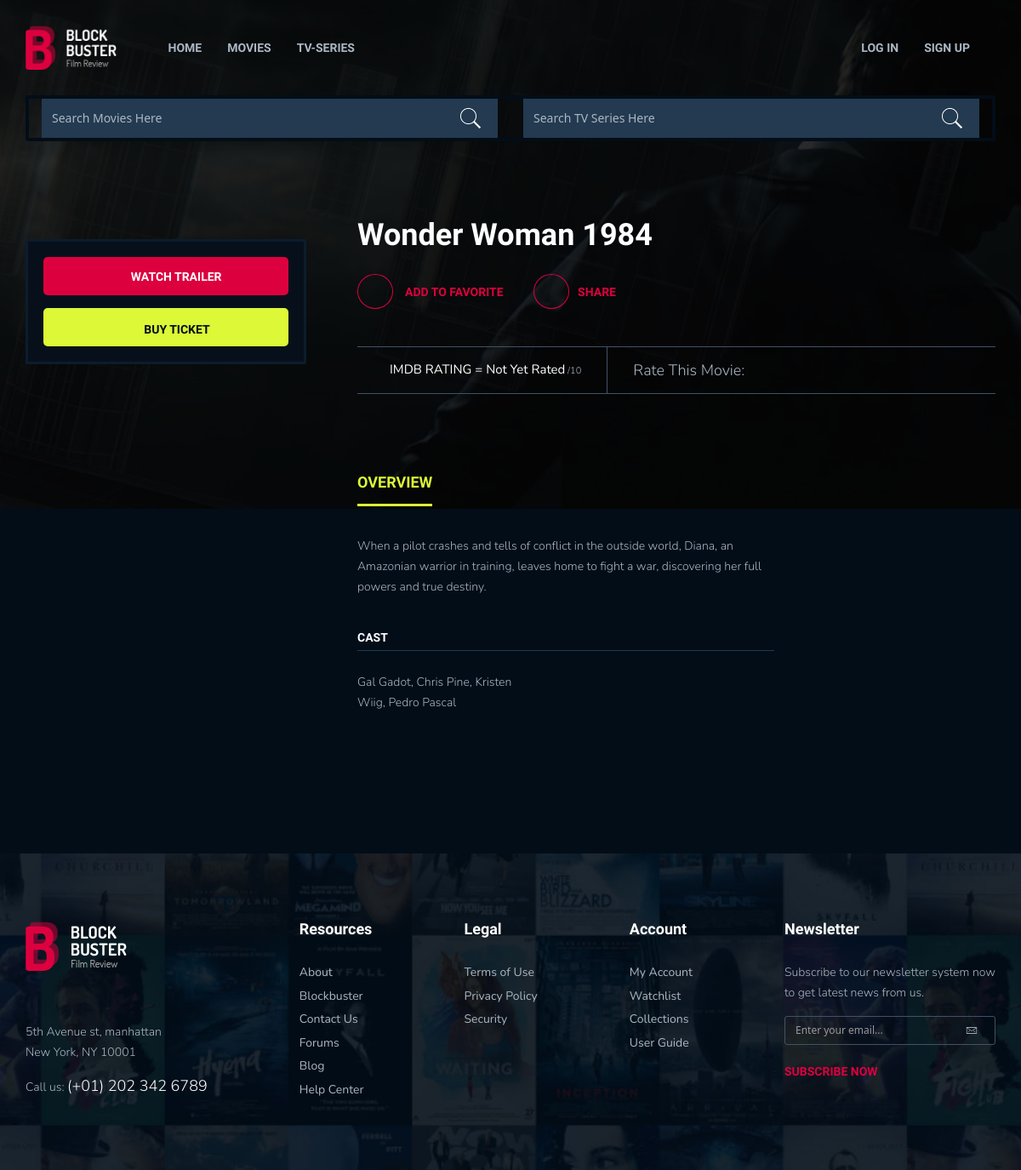
The page /movie/Wonderwoman1984 on the database its author committed.
### home/models.py (models this page shows, shortened)
class Movie(models.Model):
    Title = models.CharField(max_length=400)
    slug = models.CharField(max_length=500, unique=True)
    About = models.CharField(max_length=1000, default='Its Good')
    Video = models.TextField(max_length=500, default='Not Available')
    Image = models.ImageField(upload_to='media')
    Cast = models.TextField(max_length=1000, default='...')
    Rank = models.IntegerField(default='1')
    MoviesGenre = MultiSelectField(choices=GENRE)
    Field = models.CharField(max_length=200, choices=FIELDS, blank=False)
    Imdb_rating = models.CharField(max_length=200, blank=True, default='Not Yet Rated')
    Price = models.IntegerField()
    def add_to_cart(self):
        return reverse("home:add-to-cart", kwargs={
            'slug': self.slug
        })

### home/views.py (the view)
# urls.py: path('movie/<slug>', MovieDetailView.as_view(), name='movie'),
class MovieDetailView(DetailView):
    model = Movie
    template_name = 'moviesingle.html'

### templates/moviesingle.html (shortened to what this page needs)
{% extends 'base.html' %}
{% load static %}
{% block content %}
<div class="hero mv-single-hero">
	<div class="container">
		<div class="row">
			<div class="col-md-12">
			</div>
		</div>
	</div>
</div>
<div class="page-single movie-single movie_single">
	<div class="container">
		<div class="row ipad-width2">
			<div class="col-md-4 col-sm-12 col-xs-12">
				<div class="movie-img sticky-sb">
					<div class="movie-btn">
						<div class="btn-transform transform-vertical red">
							<div><a href="#" class="item item-1 redbtn"> <i class="ion-play"></i> Watch Trailer</a></div>
							<div><a href="{{ object.Video }}" class="item item-2 redbtn fancybox-media hvr-grow"><i class="ion-play">Watch Trailer</i></a></div>
						</div>
						<div class="btn-transform transform-vertical ">
							<div><a href="#" class="item item-1 yellowbtn"> <i class="ion-card"></i> Buy ticket</a></div>
							<div><a href="{{ object.add_to_cart }}" class="item item-2 yellowbtn"><i class="ion-card">Buy Ticket</i></a></div>
						</div>
					</div>
				</div>
			</div>
			<div class="col-md-8 col-sm-12 col-xs-12">
				<div class="movie-single-ct main-content">
					<h1 class="bd-hd">{{ object.Title }}</h1>
					<div class="social-btn">
						<a href="#" class="parent-btn"><i class="ion-heart"></i> Add to Favorite</a>
						<div class="hover-bnt">
							<a href="#" class="parent-btn"><i class="ion-android-share-alt"></i>share</a>
						</div>
					</div>
					<div class="movie-rate">
						<div class="rate">
							<i class="ion-android-star"></i>
							<p><span>IMDB RATING = {{ object.Imdb_rating }}</span> /10<br>
							</p>
						</div>
						<div class="rate-star">
							<p>Rate This Movie:  </p>
							<i class="ion-ios-star"></i>
							<i class="ion-ios-star"></i>
							<i class="ion-ios-star"></i>
							<i class="ion-ios-star"></i>
							<i class="ion-ios-star"></i>
							<i class="ion-ios-star"></i>
							<i class="ion-ios-star"></i>
							<i class="ion-ios-star"></i>
							<i class="ion-ios-star-outline"></i>
						</div>
					</div>
					<div class="movie-tabs">
						<div class="tabs">
							<ul class="tab-links tabs-mv">
								<li class="active"><a href="#overview">Overview</a></li>
							</ul>
						    <div class="tab-content">
						        <div id="overview" class="tab active">
						            <div class="row">
						            	<div class="col-md-8 col-sm-12 col-xs-12">
						            		<p>{{ object.About }}</p>
											<div class="title-hd-sm">
												<h4>cast</h4>
											</div>
											<div class="mvcast-item">
												<div class="cast-it">
													<p>{{ object.Cast }}</p>
												</div>
											</div>
										</div>
									</div>
								</div>
							</div>
						</div>
					</div>
				</div>
			</div>
		</div>
	</div>
</div>
{% endblock %}

### rows shown on the page
Movie: Title "Wonder Woman 1984", Imdb_rating "Not Yet Rated", About "When a pilot crashes and tells of conflict in the outside world, Diana, an Amazonian warrior in training, leaves home to fight a war, discovering her full powers and true destiny.", Cast "Gal Gadot, Chris Pine, Kristen Wiig, Pedro Pascal"
